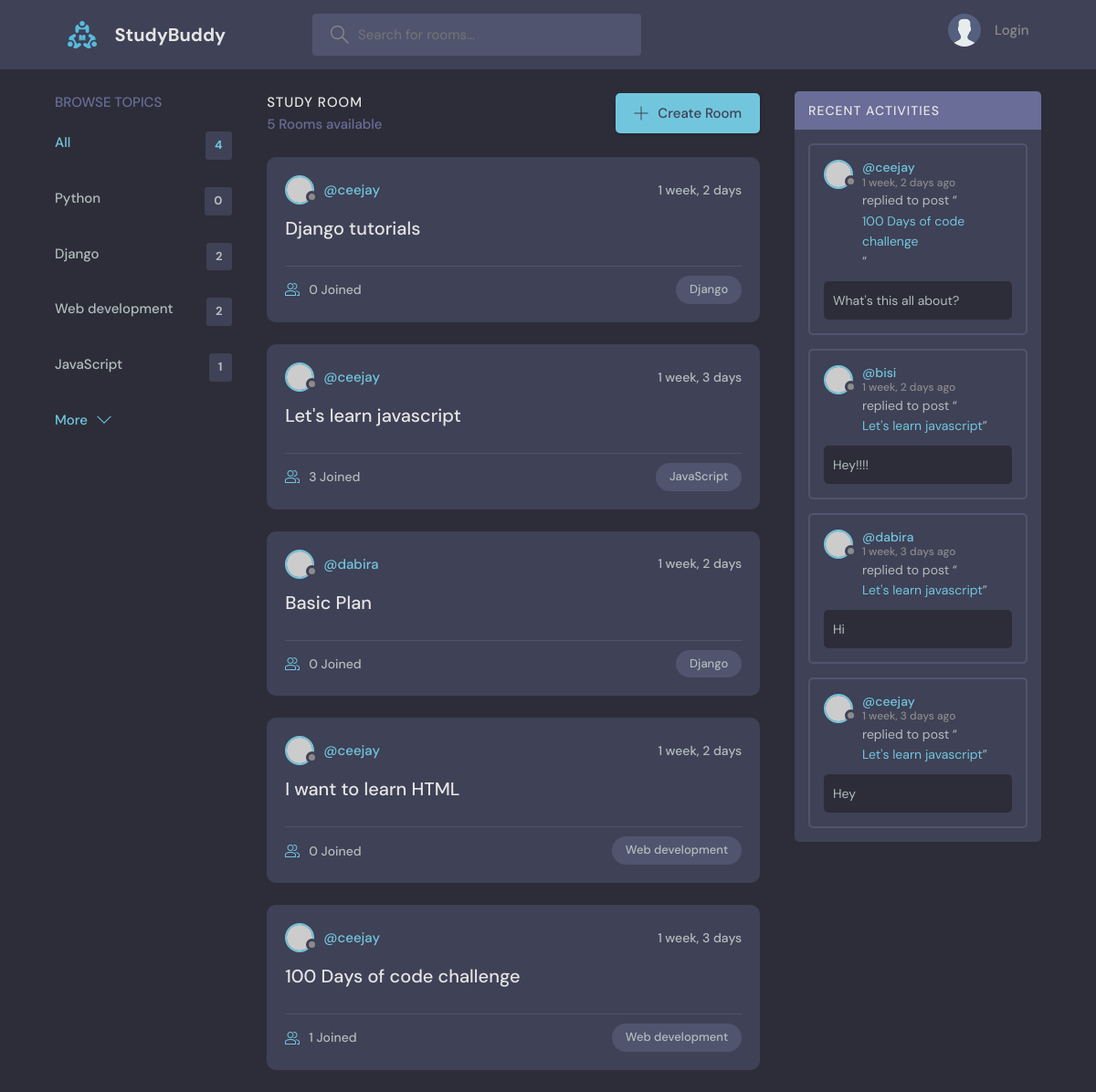
The app's page /, older data.
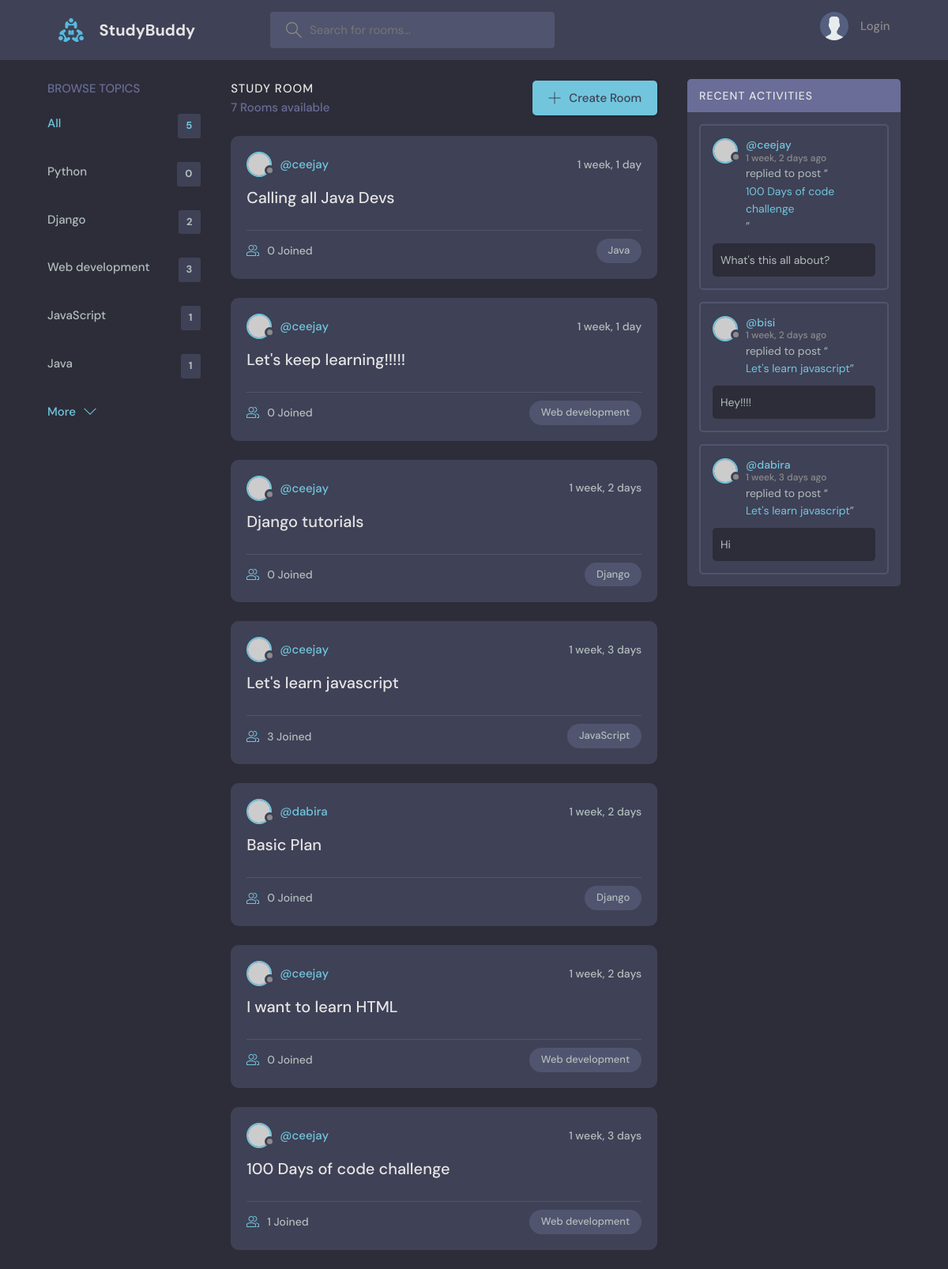
The same page, newer data.
### base/models.py (models this page shows, shortened)
class Topic(models.Model):
    name = models.CharField(max_length=200)
    def __str__(self):
        return self.name

class Room(models.Model):
    host = models.ForeignKey(User, on_delete=models.SET_NULL, null=True)
    topic = models.ForeignKey(Topic, on_delete=models.SET_NULL, null=True)
    name = models.CharField(max_length=200)
    description = models.TextField(null=True, blank=True)
    participants = models.ManyToManyField(User, related_name='participants', blank=True)
    updated = models.DateTimeField(auto_now=True)
    created = models.DateTimeField(auto_now_add=True)
    class Meta:
        ordering = ['-updated', '-created']
    def __str__(self):
        return str(self.name)

class Message(models.Model):
    user = models.ForeignKey(User, on_delete=models.CASCADE)
    room = models.ForeignKey(Room, on_delete=models.CASCADE)
    body = models.TextField()
    updated = models.DateTimeField(auto_now=True)
    created = models.DateTimeField(auto_now_add=True)
    class Meta:
        ordering = ['-updated', '-created']

### base/views.py (the view)
# urls.py: path('', views.home, name='home'),
def home(request):
    query = request.GET.get('query') if request.GET.get('query') != None else ''
    rooms = Room.objects.filter(Q(topic__name__icontains = query) | Q(name__icontains=query) | Q(description__icontains=query))
    topics = Topic.objects.all()
    room_count = rooms.count()
    room_messages = Message.objects.filter(Q(room__topic__name__icontains = query))
    context = {'rooms': rooms, 'topics': topics, 'room_count': room_count, 'room_messages': room_messages}
    return render(request, 'base/home.html', context)

### base/templates/base/home.html (shortened to what this page needs)
{% extends 'main.html' %} {% block content %}
<main class="layout layout--3">
  <div class="container">
    {% include 'base/topics_component.html' %}
    <div class="roomList">
      <div class="roomList__header">
        <div>
          <h2>Study Room</h2>
          <p>{{room_count}} Rooms available</p>
        </div>
        <a class="btn btn--main" href="{% url 'create-room' %}">
          <svg
            version="1.1"
            xmlns="http://www.w3.org/2000/svg"
            width="32"
            height="32"
            viewBox="0 0 32 32"
          >
            <title>add</title>
            <path
              d="M16.943 0.943h-1.885v14.115h-14.115v1.885h14.115v14.115h1.885v-14.115h14.115v-1.885h-14.115v-14.115z"
            ></path>
          </svg>
          Create Room
        </a>
      </div>
      {% include 'base/feed_component.html' %}
    </div>
    {% include 'base/activity_component.html' %}
  </div>
</main>
{% endblock content %}

### base/templates/base/topics_component.html
<div class="topics">
  <div class="topics__header">
    <h2>Browse Topics</h2>
  </div>
  <ul class="topics__list">
    <li>
      <a href="{% url 'home' %}" class="active"
        >All <span>{{topics.count}}</span></a
      >
    </li>
    {% for topic in topics %}
    <li>
      <a href="{% url 'home' %}?query={{topic.name}}"
        >{{topic.name}} <span>{{topic.room_set.all.count}}</span></a
      >
    </li>
    {%endfor %}
  </ul>
  <a class="btn btn--link" href="topics.html">
    More
    <svg
      version="1.1"
      xmlns="http://www.w3.org/2000/svg"
      width="32"
      height="32"
      viewBox="0 0 32 32"
    >
      <title>chevron-down</title>
      <path d="M16 21l-13-13h-3l16 16 16-16h-3l-13 13z"></path>
    </svg>
  </a>
</div>

### base/templates/base/feed_component.html (shortened to what this page needs)
{% for room in rooms %}
<div class="roomListRoom">
  <div class="roomListRoom__header">
    <a
      href="{% url 'user-profile' room.host.id %}"
      class="roomListRoom__author"
    >
      <div class="avatar avatar--small">
        <img src="https://randomuser.me/api/portraits/women/11.jpg" />
      </div>
      <span>@{{room.host.username}}</span>
    </a>
    <div class="roomListRoom__actions">
      <span>{{room.created|timesince}}</span>
    </div>
  </div>
  <div class="roomListRoom__content">
    <a href="{% url 'room' room.id %}">{{room.name}}</a>
  </div>
  <div class="roomListRoom__meta">
    <a href="{% url 'room' room.id %}" class="roomListRoom__joined">
      {{room.participants.all.count}} Joined
    </a>
    <p class="roomListRoom__topic">{{room.topic}}</p>
  </div>
</div>
{% endfor %}

### base/templates/base/activity_component.html (shortened to what this page needs)
<div class="activities">
  <div class="activities__header">
    <h2>Recent Activities</h2>
  </div>
  {% for message in room_messages %}
  <div class="activities__box">
    <div class="activities__boxHeader roomListRoom__header">
      <a
        href="{% url 'user-profile' message.user.id %}"
        class="roomListRoom__author"
      >
        <div class="avatar avatar--small">
          <img src="https://randomuser.me/api/portraits/women/11.jpg" />
        </div>
        <p>
          @{{message.user.username}}
          <span>{{message.created | timesince}} ago</span>
        </p>
      </a>
    </div>
    <div class="activities__boxContent">
      <p>
        replied to post “<a href="{% url 'room' message.room.id %}"
          >{{message.room}}</a
        >”
      </p>
      <div class="activities__boxRoomContent">{{message.body}}</div>
    </div>
  </div>
  {% endfor %}
</div>

Row changes from the older to the newer data that the page shows:
removed Message: user.username "ceejay", created "1 week, 3 days", room "Let's learn javascript", body "Hey"
computed for Topic "Web development": room_set.all.count "2" → "3"
added Topic: name "Java", room_set.all.count "1"
added Room: host.username "ceejay", created "1 week, 1 day", name "Calling all Java Devs", participants.all.count "0", topic "Java"
added Room: host.username "ceejay", created "1 week, 1 day", name "Let's keep learning!!!!!", participants.all.count "0", topic "Web development"
Text that changed along with them:
{{ topics.count }}: "4" → "5"
{{ room_count }}: "5" → "7"
